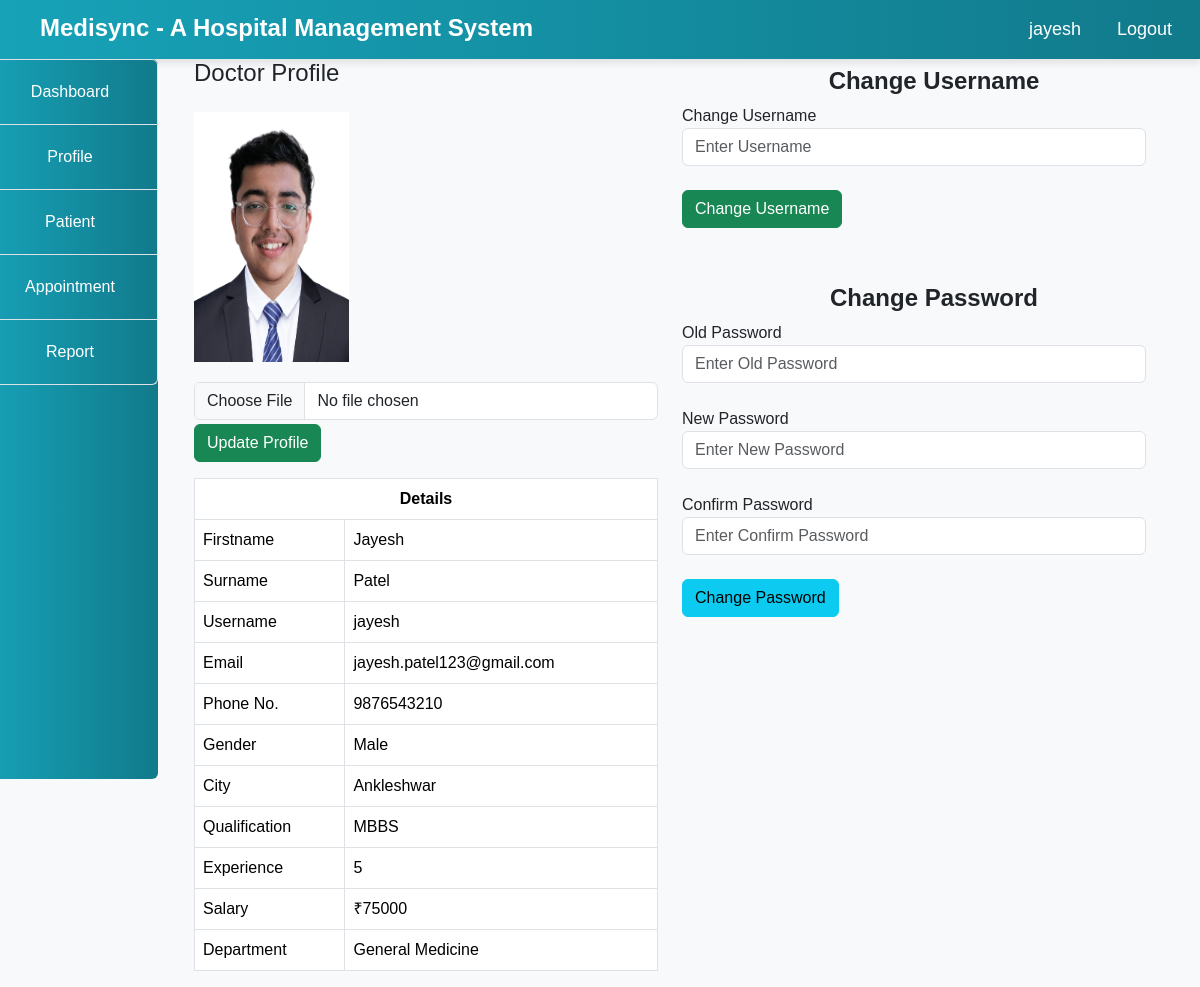
Page /Hospital/doctor/profile.php (signed in) on the committed database.
### tables this page shows
CREATE TABLE `doctors` (
  `id` int(100) NOT NULL,
  `firstname` varchar(100) NOT NULL,
  `surname` varchar(100) NOT NULL,
  `username` varchar(100) NOT NULL,
  `email` varchar(100) NOT NULL,
  `gender` varchar(100) NOT NULL,
  `phone` varchar(100) NOT NULL,
  `city` varchar(100) NOT NULL,
  `qualification` varchar(100) NOT NULL,
  `experience` varchar(100) NOT NULL,
  `password` varchar(100) NOT NULL,
  `salary` varchar(100) NOT NULL,
  `department` varchar(100) NOT NULL,
  `date_reg` varchar(100) NOT NULL,
  `status` text NOT NULL,
  `profile` varchar(100) NOT NULL
);

### Hospital/doctor/profile.php (the view, shortened to what this page needs)
<?php
include("../include/connection.php");
?>
 <!DOCTYPE html>
<html lang="en">
<head>
</head>
<body>
    <?php include("../include/header.php"); ?>
    <div class="container-fluid">
        <div class="col-md-12">
            <div class="row">
                <div class="col-md-2" style="margin-left: -30px;">
                    <?php include("sidenav.php"); ?>
                </div>
                <div class="col-md-10">
                    <div class="container-fluid">
                        <div class="col-md-12">
                            <div class="row">
                                <div class="col-md-6">
                                    <h4>Doctor Profile</h4>
                                    <?php
                                    $doc = $_SESSION['doctor'];
                                    $query = "SELECT * FROM doctors WHERE username='$doc'";
                                    $res = mysqli_query($connect, $query);
                                    $row = mysqli_fetch_array($res);
                                    ?>
                                    <form method="post" enctype="multipart/form-data" onsubmit="return validateProfileUpdate(event)">
                                        <?php echo "<img src='img/".$row['profile']."' style='height: 250px;' class='col-md-4 my-3'>"; ?>
                                        <input type="file" name="img" class="form-control my-1">
                                        <input type="submit" name="upload" class="btn btn-success" value="Update Profile">
                                    </form>
                                    <div class="my-3">
                                        <table class="table table-bordered">
                                            <tr>
                                                <th colspan="2" class="text-center">Details</th>
                                            </tr>
                                            <tr>
                                                <td>Firstname</td>
                                                <td><?php echo $row['firstname'];?></td>
                                            </tr>
                                            <tr>
                                                <td>Surname</td>
                                                <td><?php echo $row['surname'];?></td>
                                            </tr>
                                            <tr>
                                                <td>Username</td>
                                                <td><?php echo $row['username'];?></td>
                                            </tr>
                                            <tr>
                                                <td>Email</td>
                                                <td><?php echo $row['email'];?></td>
                                            </tr>
                                            <tr>
                                                <td>Phone No.</td>
                                                <td><?php echo $row['phone'];?></td>
                                            </tr>
                                            <tr>
                                                <td>Gender</td>
                                                <td><?php echo $row['gender'];?></td>
                                            </tr>
                                            <tr>
                                                <td>City</td>
                                                <td><?php echo $row['city'];?></td>
                                            </tr>
                                            <tr>
                                                <td>Qualification</td>
                                                <td><?php echo $row['qualification'];?></td>
                                            </tr>
                                            <tr>
                                                <td>Experience</td>
                                                <td><?php echo $row['experience'];?></td>
                                            </tr>
                                            <tr>
                                                <td>Salary</td>
                                                <td><?php echo "₹".$row['salary']."";?></td>
                                            </tr>
                                            <tr>
                                        <td>Department</td>
                                        <td><?php echo "".$row['department']."";?></td>
                                    </tr>
                                        </table>
                                    </div>
                                </div>
                                <div class="col-md-6">
                                    <h5 class="text-center my-2">Change Username</h5>
                                    <form method="post" onsubmit="return validateUsernameChange(event)">
                                        <label>Change Username</label>
                                        <input type="text" name="uname" class="form-control" autocomplete="off" placeholder="Enter Username">
                                        <br>
                                        <input type="submit" name="change_uname" class="btn btn-success" value="Change Username">
                                    </form>
                                    <br></br>
                                    <h5 class="text-center my-2">Change Password</h5>
                                    <form method="post" onsubmit="return validatePasswordChange(event)">
                                        <div class="form-group">
                                            <label>Old Password</label>
                                            <input type="password" name="old_pass" class="form-control" autocomplete="off" placeholder="Enter Old Password">
                                        </div>
                                        <br>
                                        <div class="form-group">
                                            <label>New Password</label>
                                            <input type="password" name="new_pass" class="form-control" autocomplete="off" placeholder="Enter New Password">
                                        </div>
                                        <br>
                                        <div class="form-group">
                                            <label>Confirm Password</label>
                                            <input type="password" name="con_pass" class="form-control" autocomplete="off" placeholder="Enter Confirm Password">
                                        </div>
                                        <br>
                                        <input type="submit" name="change_pass" class="btn btn-info" value="Change Password">
                                    </form>
                                </div>
                            </div>
                        </div>
                    </div>
                </div>
            </div>
        </div>
    </div>
</body>
</html>

### Hospital/include/header.php (style rules this page uses)
body { font-family: 'Arial', sans-serif; background-color: #f8f9fa; }
h5 { margin-left: 40px; margin-top: 5px; font-size: 24px; font-weight: bold; }

### rows in the picture
doctors: profile (picture), firstname "Jayesh", surname "Patel", username "jayesh", email "jayesh.patel123@gmail.com", phone "9876543210", gender "Male", city "Ankleshwar", qualification "MBBS", experience "5", salary "75000", department "General Medicine"

### other values in the picture
$user "jayesh"
